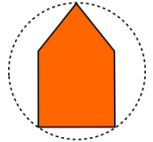
#> input picture 5- shapes/templates/casa.png, 153 x 142 px
$ python teste2.py
#> lines starting #> are read from the running program, lines starting #| are printed output that depends on the picture
import cv2
import numpy as np
import os

# Caminho dos templates
TEMPLATE_PATH = "templates/"

# Carrega os templates e associa a um nome
templates = {}
for filename in os.listdir(TEMPLATE_PATH):
    if filename.endswith(".png") or filename.endswith(".jpg"):
        # Remove extensão
        nome = filename.split(".")[0]
        # Converte para escala de cinza
        templates[nome] = cv2.imread(os.path.join(TEMPLATE_PATH, filename), 0)

# Inicializa a captura da webcam
cap = cv2.VideoCapture(0)
# Cria uma única janela nomeada antes do loop
cv2.namedWindow('Detecção de Formas', cv2.WINDOW_NORMAL)

while True:
    ret, frame = cap.read()
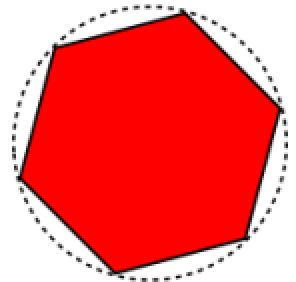
#> input picture 5- shapes/templates/hexagono.png, 148 x 141 px, given in place of the camera (shown 2 times larger)
#> frame is the input picture: shape (141, 148, 3); mean B, G, R 103.6, 103.6, 243.9
    if not ret:
        break

    # Reduz o tamanho da imagem para melhorar a performance
    # Reduz para 50% do tamanho original
    scale_percent = 50
    width = int(frame.shape[1] * scale_percent / 100)
#> width = 74
    height = int(frame.shape[0] * scale_percent / 100)
#> height = 70
    frame_resized = cv2.resize(frame, (width, height))
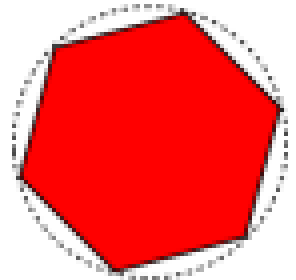
#> frame_resized: shape (70, 74, 3) (shown 4 times larger); mean B, G, R 103.6, 103.6, 243.8

    gray = cv2.cvtColor(frame_resized, cv2.COLOR_BGR2GRAY)
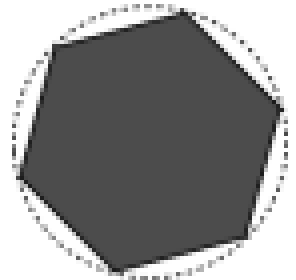
#> gray: shape (70, 74) (shown 4 times larger); min 27, max 255, mean 145.4

    detected_shapes = []

    # Percorre os templates para detectar as formas
    for shape_name, template in templates.items():
        # Reduz o template para melhor performance
        template = cv2.resize(
          template, (template.shape[1] // 2, template.shape[0] // 2)
        )
        w, h = template.shape[::-1]

        # Aplicando template matching
#> (the run stopped early here; a loop or call above may not have finished)
